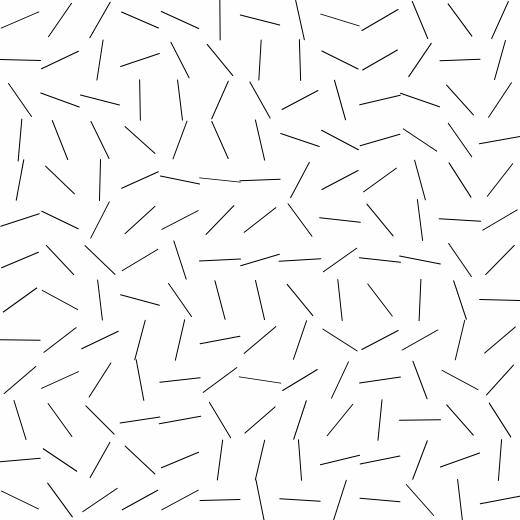
Frame 1 (no input)
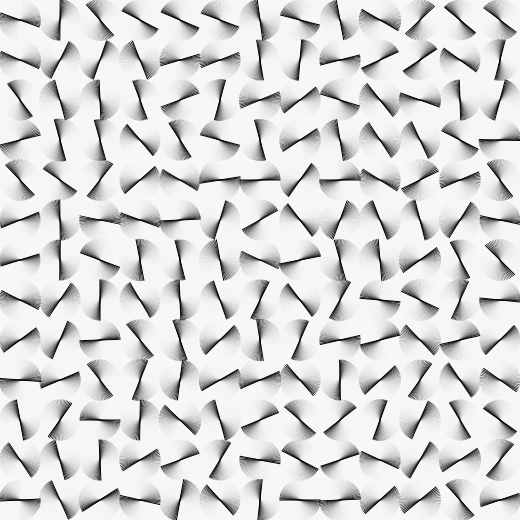
Frame 60 (no input)
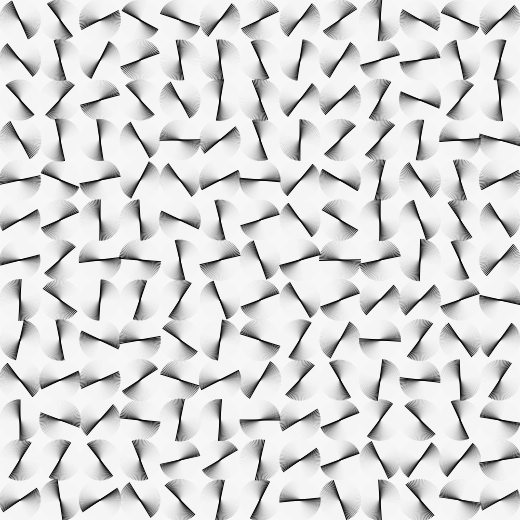
Frame 120 (the mouse pressed at the canvas centre since frame 60)

The p5.js sketch that drew these frames (run headless with seeded random() and noise() and a simulated clock; from frame 60 on, the mouse is pressed at the canvas centre):

// p5.js sketch
// ── sketch.js
let rseed;

function setup() {
  createCanvas(520, 520);
  rseed = random(99999);
}

function draw() {
  background(245,32);
  randomSeed(rseed);
  noFill();

  let sz = 40;
  for (let j = 0; j < 13; j++) {
    for (let i = 0; i < 13; i++) {
      push();
      // translate to grid position
      translate(i * 40 + 20, j * 40 + 20);
      //circle(0, 0, 3);
      let dx = random(-1, 1);
      let dy = random(-1, 1);
      let x1 = 0,y1 = 0, x2 = 0, y2 = 0;

      let len = dist(x1, y1, x2, y2);
      let target = 40;
      while (len < target) {
        x1 -= dx;
        y1 -= dy;
        x2 += dx;
        y2 += dy;
        len = dist(x1, y1, x2, y2);
      }
      let spd = random(0.05,.08);
      if (random() < .5) spd *= -1;
      rotate(random()+frameCount*spd);
      line(x1, y1,x2, y2);
      pop();
    }
  }
}
